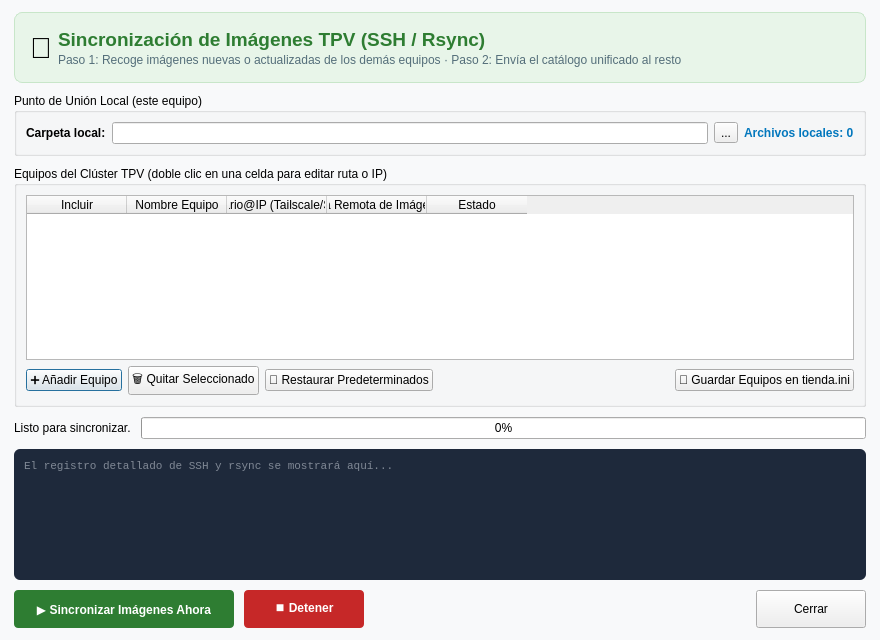
<?xml version="1.0" encoding="UTF-8"?>
<ui version="4.0">
 <class>DialogSyncImagenes</class>
 <widget class="QDialog" name="DialogSyncImagenes">
  <property name="geometry">
   <rect>
    <x>0</x>
    <y>0</y>
    <width>880</width>
    <height>640</height>
   </rect>
  </property>
  <property name="windowTitle">
   <string>Sincronizar Imágenes entre Equipos TPV</string>
  </property>
  <property name="styleSheet">
   <string notr="true">QDialog { background-color: #f8f9fa; }</string>
  </property>
  <layout class="QVBoxLayout" name="verticalLayoutMain">
   <property name="spacing">
    <number>10</number>
   </property>
   <property name="leftMargin">
    <number>14</number>
   </property>
   <property name="topMargin">
    <number>12</number>
   </property>
   <property name="rightMargin">
    <number>14</number>
   </property>
   <property name="bottomMargin">
    <number>12</number>
   </property>
   <item>
    <widget class="QFrame" name="frameCabecera">
     <property name="styleSheet">
      <string notr="true">QFrame#frameCabecera {
    background-color: #e8f5e9;
    border: 1px solid #c8e6c9;
    border-radius: 8px;
    padding: 6px;
}</string>
     </property>
     <layout class="QHBoxLayout" name="horizontalLayoutCabecera">
      <item>
       <widget class="QLabel" name="labelIcono">
        <property name="maximumSize">
         <size>
          <width>40</width>
          <height>40</height>
         </size>
        </property>
        <property name="font">
         <font>
          <pointsize>22</pointsize>
         </font>
        </property>
        <property name="text">
         <string>🔄</string>
        </property>
        <property name="alignment">
         <set>Qt::AlignmentFlag::AlignCenter</set>
        </property>
       </widget>
      </item>
      <item>
       <layout class="QVBoxLayout" name="verticalLayoutTitulos">
        <property name="spacing">
         <number>2</number>
        </property>
        <item>
         <widget class="QLabel" name="labelTitulo">
          <property name="font">
           <font>
            <pointsize>14</pointsize>
            <bold>true</bold>
           </font>
          </property>
          <property name="styleSheet">
           <string notr="true">color: #2e7d32;</string>
          </property>
          <property name="text">
           <string>Sincronización de Imágenes TPV (SSH / Rsync)</string>
          </property>
         </widget>
        </item>
        <item>
         <widget class="QLabel" name="labelSubtitulo">
          <property name="styleSheet">
           <string notr="true">color: #546e7a;</string>
          </property>
          <property name="text">
           <string>Paso 1: Recoge imágenes nuevas o actualizadas de los demás equipos · Paso 2: Envía el catálogo unificado al resto</string>
          </property>
         </widget>
        </item>
       </layout>
      </item>
      <item>
       <spacer name="horizontalSpacerCabecera">
        <property name="orientation">
         <enum>Qt::Orientation::Horizontal</enum>
        </property>
        <property name="sizeHint" stdset="0">
         <size>
          <width>40</width>
          <height>20</height>
         </size>
        </property>
       </spacer>
      </item>
     </layout>
    </widget>
   </item>
   <item>
    <widget class="QGroupBox" name="groupBoxLocal">
     <property name="title">
      <string>Punto de Unión Local (este equipo)</string>
     </property>
     <layout class="QHBoxLayout" name="horizontalLayoutLocal">
      <item>
       <widget class="QLabel" name="labelHostLocal">
        <property name="font">
         <font>
          <bold>true</bold>
         </font>
        </property>
        <property name="text">
         <string>Carpeta local:</string>
        </property>
       </widget>
      </item>
      <item>
       <widget class="QLineEdit" name="lineEditDirLocal"/>
      </item>
      <item>
       <widget class="QToolButton" name="toolButtonExaminarLocal">
        <property name="text">
         <string>...</string>
        </property>
       </widget>
      </item>
      <item>
       <widget class="QLabel" name="labelTotalLocal">
        <property name="styleSheet">
         <string notr="true">color: #0277bd; font-weight: bold;</string>
        </property>
        <property name="text">
         <string>Archivos locales: 0</string>
        </property>
       </widget>
      </item>
     </layout>
    </widget>
   </item>
   <item>
    <widget class="QGroupBox" name="groupBoxEquipos">
     <property name="title">
      <string>Equipos del Clúster TPV (doble clic en una celda para editar ruta o IP)</string>
     </property>
     <layout class="QVBoxLayout" name="verticalLayoutEquipos">
      <item>
       <widget class="QTableWidget" name="tableWidgetEquipos">
        <property name="minimumSize">
         <size>
          <width>0</width>
          <height>165</height>
         </size>
        </property>
        <property name="alternatingRowColors">
         <bool>true</bool>
        </property>
        <property name="selectionBehavior">
         <enum>QAbstractItemView::SelectionBehavior::SelectRows</enum>
        </property>
        <column>
         <property name="text">
          <string>Incluir</string>
         </property>
        </column>
        <column>
         <property name="text">
          <string>Nombre Equipo</string>
         </property>
        </column>
        <column>
         <property name="text">
          <string>Usuario@IP (Tailscale/SSH)</string>
         </property>
        </column>
        <column>
         <property name="text">
          <string>Ruta Remota de Imágenes</string>
         </property>
        </column>
        <column>
         <property name="text">
          <string>Estado</string>
         </property>
        </column>
       </widget>
      </item>
      <item>
       <layout class="QHBoxLayout" name="horizontalLayoutBotonesTabla">
        <item>
         <widget class="QPushButton" name="pushButtonAnadirEquipo">
          <property name="text">
           <string>➕ Añadir Equipo</string>
          </property>
         </widget>
        </item>
        <item>
         <widget class="QPushButton" name="pushButtonQuitarEquipo">
          <property name="text">
           <string>🗑️ Quitar Seleccionado</string>
          </property>
         </widget>
        </item>
        <item>
         <widget class="QPushButton" name="pushButtonRestaurarEquipos">
          <property name="text">
           <string>🔄 Restaurar Predeterminados</string>
          </property>
         </widget>
        </item>
        <item>
         <spacer name="horizontalSpacerTabla">
          <property name="orientation">
           <enum>Qt::Orientation::Horizontal</enum>
          </property>
          <property name="sizeHint" stdset="0">
           <size>
            <width>40</width>
            <height>20</height>
           </size>
          </property>
         </spacer>
        </item>
        <item>
         <widget class="QPushButton" name="pushButtonGuardarEquipos">
          <property name="text">
           <string>💾 Guardar Equipos en tienda.ini</string>
          </property>
         </widget>
        </item>
       </layout>
      </item>
     </layout>
    </widget>
   </item>
   <item>
    <layout class="QHBoxLayout" name="horizontalLayoutProgreso">
     <item>
      <widget class="QLabel" name="labelEstado">
       <property name="text">
        <string>Listo para sincronizar.</string>
       </property>
      </widget>
     </item>
     <item>
      <widget class="QProgressBar" name="progressBar">
       <property name="value">
        <number>0</number>
       </property>
      </widget>
     </item>
    </layout>
   </item>
   <item>
    <widget class="QPlainTextEdit" name="plainTextEditLog">
     <property name="readOnly">
      <bool>true</bool>
     </property>
     <property name="styleSheet">
      <string notr="true">QPlainTextEdit {
    background-color: #1e293b;
    color: #e2e8f0;
    font-family: monospace;
    font-size: 11px;
    border-radius: 6px;
    padding: 6px;
}</string>
     </property>
     <property name="placeholderText">
      <string>El registro detallado de SSH y rsync se mostrará aquí...</string>
     </property>
    </widget>
   </item>
   <item>
    <layout class="QHBoxLayout" name="horizontalLayoutAcciones">
     <item>
      <widget class="QPushButton" name="pushButtonSincronizar">
       <property name="minimumSize">
        <size>
         <width>220</width>
         <height>38</height>
        </size>
       </property>
       <property name="styleSheet">
        <string notr="true">QPushButton {
    background-color: #2e7d32;
    color: white;
    font-weight: bold;
    border-radius: 4px;
    padding: 6px 16px;
}
QPushButton:hover {
    background-color: #1b5e20;
}</string>
       </property>
       <property name="text">
        <string>▶️ Sincronizar Imágenes Ahora</string>
       </property>
      </widget>
     </item>
     <item>
      <widget class="QPushButton" name="pushButtonDetener">
       <property name="enabled">
        <bool>false</bool>
       </property>
       <property name="minimumSize">
        <size>
         <width>120</width>
         <height>38</height>
        </size>
       </property>
       <property name="styleSheet">
        <string notr="true">QPushButton {
    background-color: #c62828;
    color: white;
    font-weight: bold;
    border-radius: 4px;
    padding: 6px 14px;
}
QPushButton:hover {
    background-color: #b71c1c;
}</string>
       </property>
       <property name="text">
        <string>⏹️ Detener</string>
       </property>
      </widget>
     </item>
     <item>
      <spacer name="horizontalSpacerAcciones">
       <property name="orientation">
        <enum>Qt::Orientation::Horizontal</enum>
       </property>
       <property name="sizeHint" stdset="0">
        <size>
         <width>40</width>
         <height>20</height>
        </size>
       </property>
      </spacer>
     </item>
     <item>
      <widget class="QPushButton" name="pushButtonCerrar">
       <property name="minimumSize">
        <size>
         <width>110</width>
         <height>38</height>
        </size>
       </property>
       <property name="text">
        <string>Cerrar</string>
       </property>
      </widget>
     </item>
    </layout>
   </item>
  </layout>
 </widget>
 <resources/>
 <connections/>
</ui>
